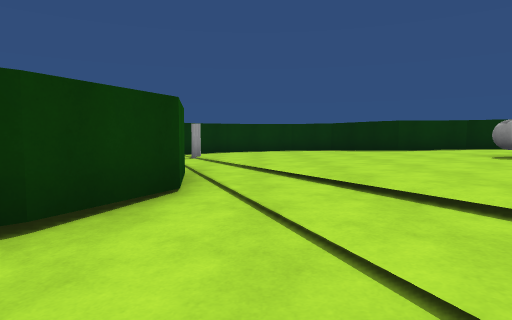
view 1 (above)

15 first-person views from a walk through a 3-D level made in the Unity game engine. The camera is 1.2 m above the floor, tilts 4° down and sees 75° across. The floor is counted in squares, 2 m on a side. Each view is taken from the middle of a square. On the plan, view 1 faces up. The plan holds only what a view shows up to about 10 squares ahead; the rest is blank. The place goes on beyond the plan. The player is left out. Some animated figures are left out. Some surface patterns are stand-ins.

view 2
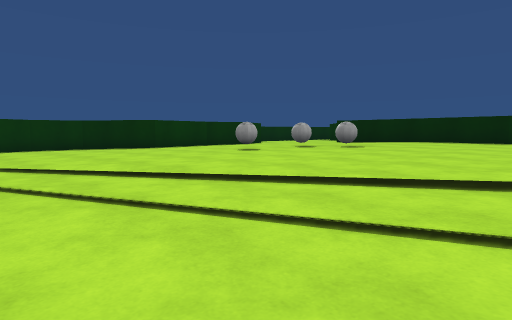

view 3
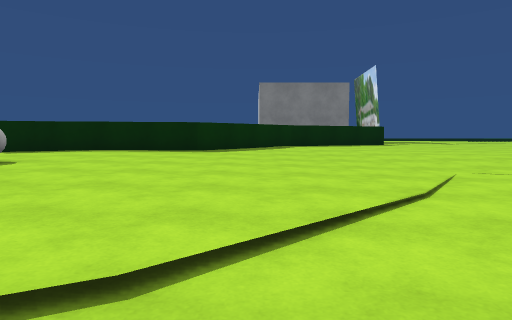

view 4
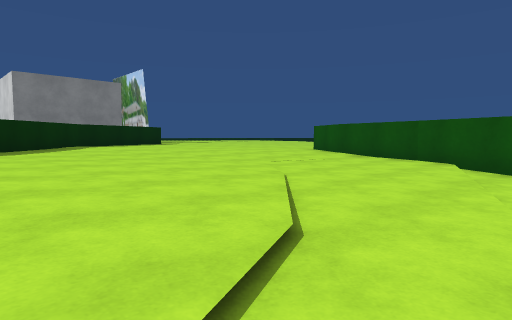

view 5
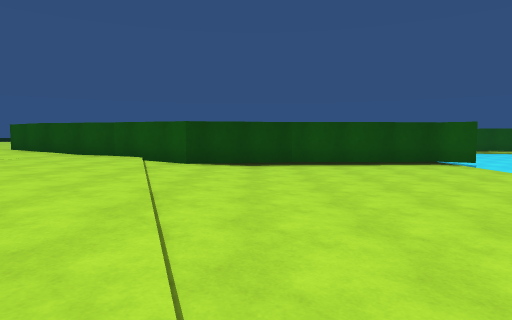

view 6
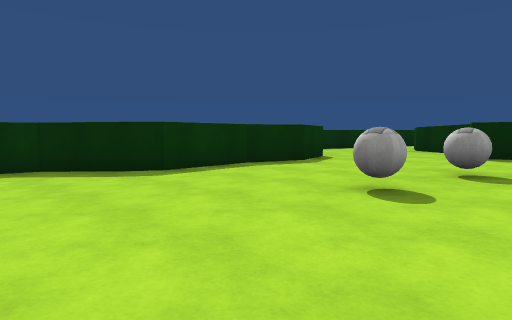

view 7
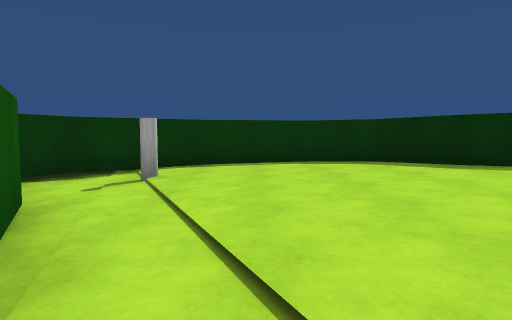

view 8
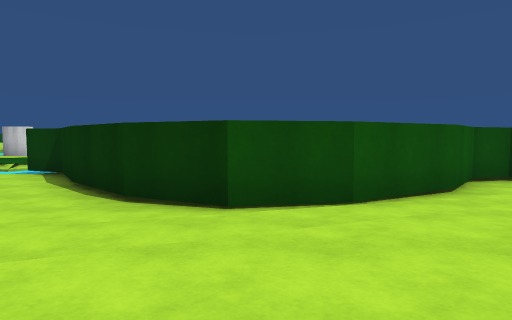

view 9
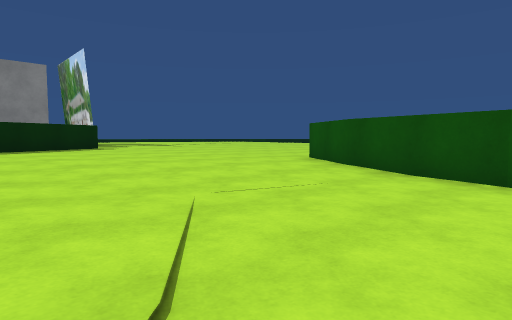

view 10
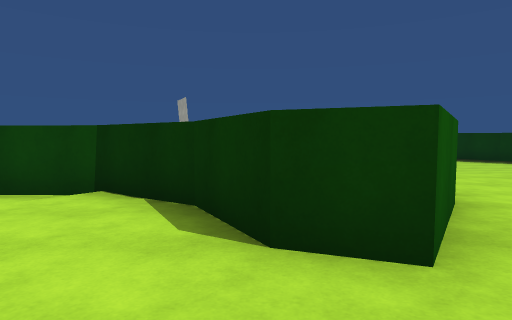

view 11
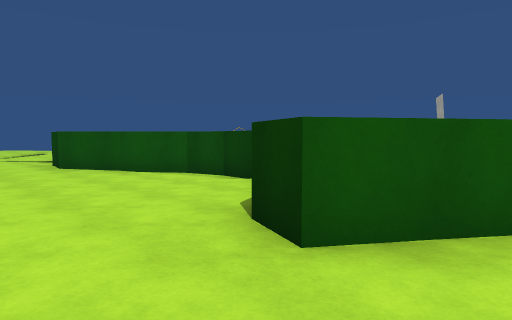

view 12
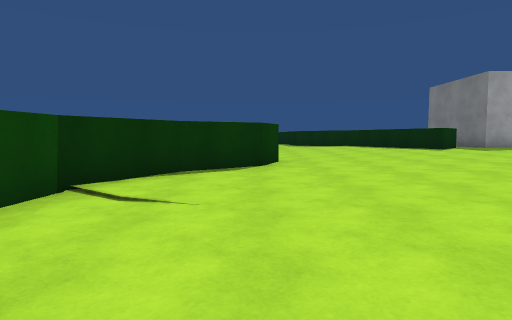

view 13
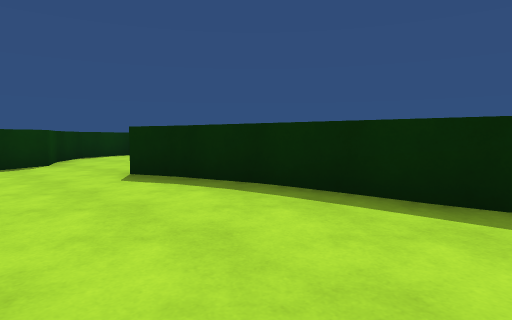

view 14
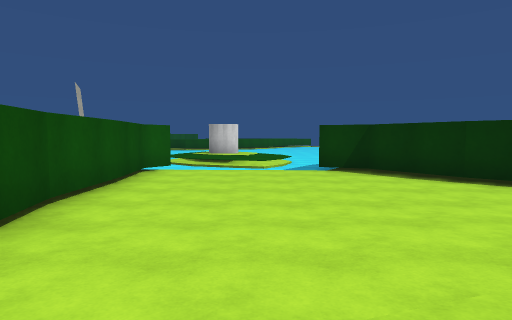

view 15
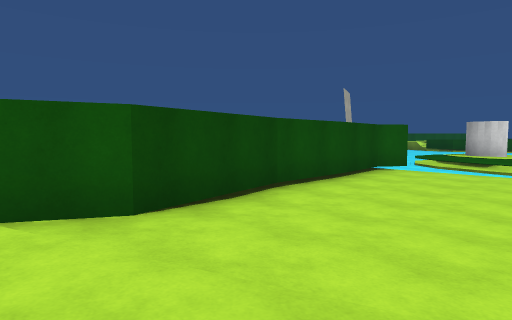

### Floor plan
Key: @ floor where view 1 was taken; # wall or solid block; . main floor; : floor 0.25 m higher than the main floor; - floor 0.25 m lower than the main floor; _ floor 0.5 m lower than the main floor; < floor 0.75 m lower than the main floor; / step, stairs or slope; ^ raised ledge; C cylinder; B ball.
Columns run from 9 left of view 1 to 10 right of it. Each row starts with its distance up from view 1.
 11      ####-#^^     ^^
 10      #__----^    ^::
  9      #_C----.^^^^^::
  8      #__/--.....:::
  7      ##_/--.....:::^
  6       ##_/-..B.:::^^
  5        ##/-..BB::^
  4        ##/-....B::^
  3        #_//....:::^
  2       ##_//....:::^
  1      ##___//....::^^
  0     ##___@///....::^
 -1     #_____/--/....:#
 -2   /</______/--....::
 -3   -//______/---..:::
 -4 C./</_______--...:::
 -5  -/</_____##/-...:::
 -6   <<####### ^^^...::
 -7   <<           ^#..:
 -8                ^#..:
 -9               ^....:
-10              ^/.....
-11              ^--....
-12              ^--...
-13               ^-..
-14                ^..

Where each view was taken, in squares from view 1:
view 1: 0 up, 0 right, facing up
view 2: 0 up, 1 left, facing up-right
view 3: 0 up, 1 right, facing right
view 4: 2 up, 1 right, facing down-right
view 5: 3 up, 0 right, facing down
view 6: 4 up, 1 right, facing up-right
view 7: 4 up, 0 right, facing up
view 8: 4 up, 3 right, facing left
view 9: 1 down, 3 right, facing down-right
view 10: 8 down, 9 right, facing left
view 11: 6 down, 9 right, facing down-left
view 12: 14 down, 7 right, facing up
view 13: 1 up, 6 right, facing up-right
view 14: 3 down, 3 right, facing left
view 15: 2 down, 3 right, facing down-left
